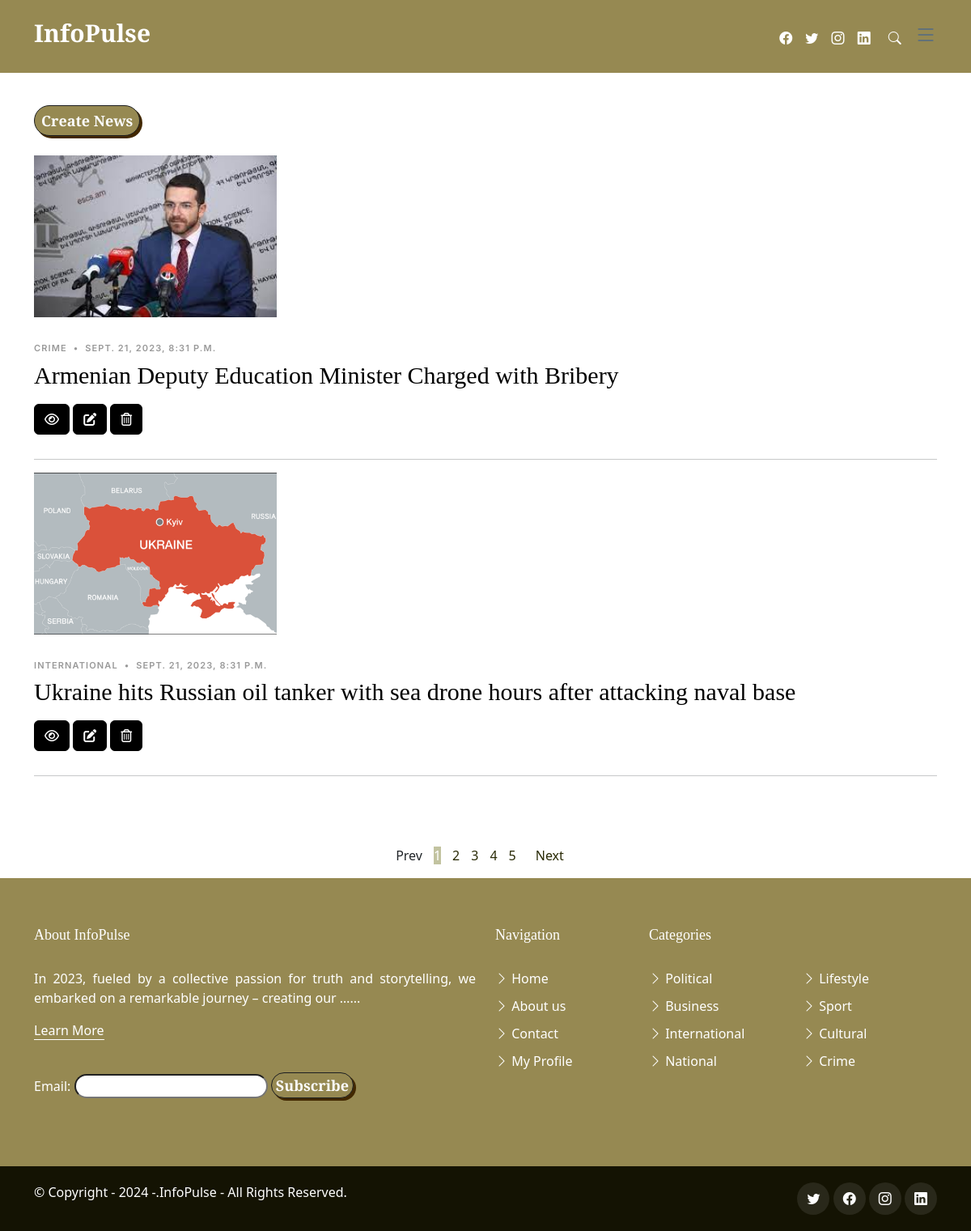
The page /my-news (signed in) on the database its author committed.
### core/models.py (models this page shows, shortened)
class News(models.Model):
    NEWS_TYPES = (
        ("1", "Political"),
        ("2", "Business"),
        ("3", "International"),
        ("4","National"),
        ("5","Lifestyle"),
        ("6", "Sport"),
        ("7", "Cultural"),
        ("8", "Crime")
    )
    title = models.CharField(max_length=150)
    description = models.TextField()
    date = models.DateTimeField(auto_now=True)
    news_type = models.CharField(choices=NEWS_TYPES, default="4", max_length=1)
    user = models.ForeignKey(User, on_delete=models.CASCADE)
    image = models.ImageField(upload_to='images/', default=None, null=True, blank=True)
    view_count = models.PositiveIntegerField(default=0)

class Info(models.Model):
    app_name = models.CharField(max_length=9)
    about = models.TextField(max_length=1000)
    mission = models.TextField(max_length=1000)
    latest_news_text1 = models.TextField(max_length=1000)
    latest_news_text2 = models.TextField(max_length=1000)
    about_team = models.TextField(max_length=1000)
    pub_date = models.DateTimeField(auto_now_add= True)
    def yearpublished(self):
        current_year = timezone.now().year
        return current_year

### core/views.py (the view)
# urls.py: path('my-news', MyNews.as_view(), name = "my_news"),
class MyNews(NewsBase, FilterView):
    template_name = "core/news_list.html"
    filterset_class = NewsFilter
    paginate_by = 2
    def get_context_data(self, **kwargs):
        context = super().get_context_data(**kwargs)
        info_instance = Info.objects.all()
        context['info'] = info_instance
        return context

### core/forms.py
class NewsForm(forms.ModelForm):
    NEWS_TYPES = (
        ("1", "Political"),
        ("2", "Business"),
        ("3", "International"),
        ("4","National"),
        ("5","Lifestyle"),
        ("6", "Sport"),
        ("7", "Cultural"),
        ("8", "Crime")
    )
    title = forms.CharField(label="", widget=forms.TextInput(attrs={'placeholder': 'Title'}))
    description = forms.CharField(label="", widget=forms.Textarea(attrs={'placeholder': 'News Description'}))
    news_type = forms.ChoiceField(label="", choices=NEWS_TYPES, widget=forms.Select())
    image = forms.ImageField(label="")
    class Meta:
        model = News
        fields = ["title", "description", "news_type", 'image']

### core/templatetags/pagination_tags.py (called while the page is built)
@register.simple_tag
def url_replace(request, field, value):
    dict_ = request.GET.copy()
    dict_[field] = value
    return dict_.urlencode()

### core/views.py (called while the page is built)
    def get_queryset(self):
        queryset = super(Base, self).get_queryset()
        queryset = queryset.filter(user=self.request.user)
        return queryset

### templates/core/news_list.html (shortened to what this page needs)
{% extends 'base_home.html' %} {% load static %}
{% block bodycontent %}
{% load crispy_forms_tags %}
{% load pagination_tags %}
<section id="posts" class="posts">
    <div class="container" data-aos="fade-up">
        <div class="post-entry-1 lg">
          <a type="button" class="button-74" href="{% url 'create_news' %}" style="padding: 8px;">Create News</a>
          <div><br></div>
          {% if news %}
          {% for new in news %}
              <div class="post-entry-1">
                <a href="{% url 'news_details' new.id %}">
                  <img src="{{new.image.url}}" alt="" class="img-details">
                </a>
                <div class="post-meta">
                    <span class="date">{{new.get_news_type_display}}</span>
                    <span class="mx-1">&bullet;</span>
                    <span>{{new.date}}</span>
                </div>
                <h2 style="font-size: 30px;"><a href="{% url 'news_details' new.id %}">{{new.title}}</a></h2>
                <span><a type="button" class="btn btn-primary" href="{% url 'news_details' new.id %}"><i
                  class="far fa-eye"></i></a>
                <a type="button" class="btn btn-primary" href="{% url 'my_news_update' new.id %}"><i
                  class="fas fa-edit"></i></a>
                <a type="button" class="btn btn-primary" href="{% url 'my_news_delete' new.id %}"><i
                  class="far fa-trash-alt"></i></a></span>
              </div>
              <hr>
          {% endfor %}
          {% endif %}
        </div>
    </div>
  </section>
  {% if is_paginated %}
  <nav aria-label="Page navigation example" class="d-flex justify-content-center pt-3">
    <ul class="pagination">
      {% if page_obj.has_previous %}
        <li style="margin-right: 14px;"><a class="pagination-link" href="?{% url_replace request 'page' page_obj.previous_page_number %}">Prev</a></li>
      {% else %}
        <li style="margin-right: 14px;" class="disabled"><span>Prev</span></li>
      {% endif %}
      {% for i in page_obj.paginator.page_range %}
        {% if page_obj.number == i %}
            <li class="active"><span class="active-page" style="margin-right: 14px;">{{ i }} <span class="sr-only">(current)</span></span></li>
        {% else %}
            <li><a href="?{% url_replace request 'page' i %}" class="pagination-link" style="margin-right: 14px;">{{ i }}</a></li>
        {% endif %}
      {% endfor %}
      {% if page_obj.has_next %}
        <li style="margin-left: 10px;"><a href="?{% url_replace request 'page' page_obj.next_page_number %}" class="pagination-link" style="margin-right: 14px;">Next</a></li>
      {% else %}
        <li style="margin-right: 14px;" class="disabled"><span>Next</span></li>
      {% endif %}
    </ul>
  </nav>
{% endif %}
{% endblock %}

### templates/base_home.html (shortened to what this page needs)
{% load static %}
<!DOCTYPE html>
<html lang="en">
<head>
  <link href="{% static 'assets/vendor/bootstrap/css/bootstrap.min.css' %}" rel="stylesheet">
  <link href="{% static 'assets/vendor/bootstrap-icons/bootstrap-icons.css' %}" rel="stylesheet">
  <link href="{% static 'assets/vendor/swiper/swiper-bundle.min.css' %}" rel="stylesheet">
  <link href="{% static 'assets/vendor/glightbox/css/glightbox.min.css' %}" rel="stylesheet">
  <link href="{% static 'assets/vendor/aos/aos.css' %}" rel="stylesheet">
  <link href="{% static 'assets/css/variables.css' %}" rel="stylesheet">
  <link href="{% static 'assets/css/main.css' %}" rel="stylesheet">
</head>
<body>
  <header id="header" class="header d-flex align-items-center fixed-top">
    <div class="container-fluid container-xl d-flex align-items-center justify-content-between">
      <a href="/" class="logo d-flex align-items-center">
        <h1>InfoPulse</h1>
      </a>
      <div class="position-relative">
        <a href="https://www.facebook.com/newsamarm" class="fab fa-1x" style="color: #fff; padding: 6px;"  target="_blank"><span class="bi-facebook"></span></a>
        <a href="https://twitter.com/NEWSamSport" class="fab fa-1x" style="color: #fff; padding: 6px;" target="_blank"><span class="bi-twitter"></span></a>
        <a href="https://www.instagram.com/news.am/" class="fab fa-1x" style="color: #fff; padding: 6px;" target="_blank"><span class="bi-instagram"></span></a>
        <a href="https://www.linkedin.com/in/new-info-033b32179/" class="fab fa-1x" style="color: #fff; padding: 6px;" target="_blank"><i class="bi bi-linkedin"></i></a>
        <a href="#" class="fab fa-1x js-search-open" style="color: #fff; padding: 6px;"><span class="bi-search" style="color: #fff; padding: 6px;"></span></a>
        <i class="bi bi-list mobile-nav-toggle"></i>
      </div>
    </div>
  </header>
  <main id="main">
  {% block bodycontent %}
  {% endblock %}
</main>
  <footer id="footer" class="footer">
    <div class="footer-content">
      <div class="container">
        <div class="row">
          <div class="col-lg-6">
            {% for i in info %}
            <h3 class="footer-heading">About {{i.app_name}}</h3>
            <p style="text-align: justify;">{{i.about | truncatewords:20}}...</p>
            {% endfor %}
            <p><a href="{% url 'about' %}" class="footer-link-more">Learn More</a></p>
            <div class="flex flex-row justify-end space-x-3 py-4">
              <form method="post" action="{% url 'subscribe' %}">
                <label for="email">Email:</label>
                <input type="email" name="email" id="email" required>
                <button type="submit" class="button-74">Subscribe</button>
              </form>
            </div>
          </div>
          <div class="col-6 col-lg-2">
            <h3 class="footer-heading">Navigation</h3>
            <ul class="footer-links list-unstyled">
              <li><a href="/"><i class="bi bi-chevron-right"></i> Home</a></li>
              <li><a href="{% url 'about' %}"><i class="bi bi-chevron-right"></i> About us</a></li>
              <li><a href="{% url 'contact' %}"><i class="bi bi-chevron-right"></i> Contact</a></li>
              {% if request.user.is_authenticated %}
              <li><a href="{% url 'profile' %}"><i class="bi bi-chevron-right"></i> My Profile</a></li>
              {% endif %}
            </ul>
          </div>
          <div class="col-6 col-lg-2">
            <h3 class="footer-heading">Categories</h3>
            <ul class="footer-links list-unstyled">
              <li><a href="../../?news_type=1"><i class="bi bi-chevron-right"></i> Political</a></li>
              <li><a href="../../?news_type=2"><i class="bi bi-chevron-right"></i> Business</a></li>
              <li><a href="../../?news_type=3"><i class="bi bi-chevron-right"></i> International</a></li>
              <li><a href="../../?news_type=4"><i class="bi bi-chevron-right"></i> National</a></li>
            </ul>
          </div>
          <div class="col-6 col-lg-2">
            <h3 class="footer-heading"><br></h3>
            <ul class="footer-links list-unstyled">
              <li><a href="../../?news_type=5"><i class="bi bi-chevron-right"></i> Lifestyle</a></li>
              <li><a href="../../?news_type=6"><i class="bi bi-chevron-right"></i> Sport</a></li>
              <li><a href="../../?news_type=7"><i class="bi bi-chevron-right"></i> Cultural</a></li>
              <li><a href="../../?news_type=8"><i class="bi bi-chevron-right"></i> Crime</a></li>
            </ul>
          </div>
        </div>
        </div>
    </div>
    <div class="footer-legal">
      <div class="container">
        <div class="row justify-content-between">
          <div class="col-md-6 text-center text-md-start mb-3 mb-md-0">
            <div class="copyright">
              {% for i in info %}
              © Copyright <strong><span>- {{i.yearpublished}} -</span></strong>.<strong><span>{{i.app_name}}</span></strong> - All Rights Reserved.
              {% endfor %}
            </div>
          </div>
          <div class="col-md-6">
            <div class="social-links mb-3 mb-lg-0 text-center text-md-end">
              <a href="https://twitter.com/NEWSamSport" class="twitter" target="_blank"><i class="bi bi-twitter"></i></a>
              <a href="https://www.facebook.com/newsamarm" class="facebook" target="_blank"><i class="bi bi-facebook"></i></a>
              <a href="https://www.instagram.com/news.am/" class="instagram" target="_blank"><i class="bi bi-instagram"></i></a>
              <a href="https://www.linkedin.com/in/new-info-033b32179/" class="linkedin" target="_blank"><i class="bi bi-linkedin"></i></a>
            </div>
          </div>
        </div>
      </div>
    </div>
  </footer>
</body>
</html>

### static/assets/css/variables.css (style rules this page uses)
:root { --font-default: 'EB Garamond', system-ui, -apple-system, "Segoe UI", Roboto, "Helvetica Neue", Arial, "Noto Sans", "Liberation Sans", sans-serif, "Apple Color Emoji", "Segoe UI Emoji", "Segoe UI Symbol", "Noto Color Emoji"; --font-primary: 'EB Garamond', serif; --font-secondary: 'Inter', sans-serif; --color-default: #212529; --color-default-rgb: 33, 37, 41; --color-links: #212529; --color-links-hover: #15171a; --color-primary: #212529; --color-primary-light: #26282c; --color-primary-dark: #0b0c0e; --color-primary-rgb: 33, 37, 41; --color-primary-light-rgb: 38, 40, 44; --color-primary-dark-rgb: 11, 12, 14; --color-secondary: #596d80; --color-secondary-light: #8498aa; --color-secondary-dark: #404f5c; --color-secondary-rgb: 89, 109, 128; --color-secondary-light-rgb: 132, 152, 170; --color-secondary-dark-rgb: 64, 79, 92; --color-blue: #0d6efd; --color-blue-rgb: 13, 110, 253; --color-indigo: #6610f2; --color-indigo-rgb: 102, 16, 242; --color-purple: #6f42c1; --color-purple-rgb: 111, 66, 193; --color-pink: #f3268c; --color-pink-rgb: 243, 38, 140; --color-red: #df1529; --color-red-rgb: 223, 21, 4; --color-orange: #fd7e14; --color-orange-rgb: 253, 126, 20; --color-yellow: #ffc107; --color-yellow-rgb: 255, 193, 7; --color-green: #059652; --color-green-rgb: 5, 150, 82; --color-teal: #20c997; --color-teal-rgb: 32, 201, 151; --color-cyan: #0dcaf0; --color-cyan-rgb: 13, 202, 240; --color-white: #ffffff; --color-white-rgb: 255, 255, 255; --color-gray: #6c757d; --color-gray-rgb: 108, 117, 125; --color-black: #000000; --color-black-rgb: 0, 0, 0; }
:root { --bs-blue: var(--color-blue); --bs-indigo: var(--color-indigo); --bs-purple: var(--color-purple); --bs-pink: var(--color-pink); --bs-red: var(--color-red); --bs-orange: var(--color-orange); --bs-yellow: var(--color-yellow); --bs-green: var(--color-green); --bs-teal: var(--color-teal); --bs-cyan: var(--color-cyan); --bs-white: var(--color-white); --bs-gray: var(--color-gray); --bs-gray-dark: #343a40; --bs-gray-100: #f8f9fa; --bs-gray-200: #e9ecef; --bs-gray-300: #dee2e6; --bs-gray-400: #ced4da; --bs-gray-500: #adb5bd; --bs-gray-600: #6c757d; --bs-gray-700: #495057; --bs-gray-800: #343a40; --bs-gray-900: #212529; --bs-primary: var(--color-blue); --bs-secondary: var(--color-blue); --bs-success: #198754; --bs-info: #0dcaf0; --bs-warning: #ffc107; --bs-danger: #dc3545; --bs-light: #f8f9fa; --bs-dark: #212529; --bs-primary-rgb: var(--color-primary-rgb); --bs-secondary-rgb: var(--color-secondary-rgb); --bs-success-rgb: 25, 135, 84; --bs-info-rgb: 13, 202, 240; --bs-warning-rgb: 255, 193, 7; --bs-danger-rgb: 220, 53, 69; --bs-light-rgb: 248, 249, 250; --bs-dark-rgb: 33, 37, 41; --bs-white-rgb: var(--color-white-rgb); --bs-black-rgb: var(--color-black-rgb); --bs-body-color-rgb: var(--color-default-rgb); --bs-body-bg-rgb: 255, 255, 255; --bs-font-sans-serif: var(--font-default); --bs-font-monospace: SFMono-Regular, Menlo, Monaco, Consolas, "Liberation Mono", "Courier New", monospace; --bs-gradient: linear-gradient(180deg, rgba(255, 255, 255, 0.15), rgba(255, 255, 255, 0)); --bs-body-font-family: var(--font-default); --bs-body-font-size: 1rem; --bs-body-font-weight: 400; --bs-body-line-height: 1.5; --bs-body-color: var(--color-default); --bs-body-bg: #fff; }

### rows shown on the page
News: image (picture), news_type "CRIME", date "SEPT. 21, 2023, 8:31 P.M.", title "Armenian Deputy Education Minister Charged with Bribery"
News: image (picture), news_type "INTERNATIONAL", date "SEPT. 21, 2023, 8:31 P.M.", title "Ukraine hits Russian oil tanker with sea drone hours after attacking naval base"
Info: app_name "InfoPulse", about "In 2023, fueled by a collective passion for truth and storytelling, we embarked on a remarkable journey – creating our …", yearpublished "2024"

### other values the page prints
{{ i }} "1"
{{ i }} "2" "3" "4" "5"
